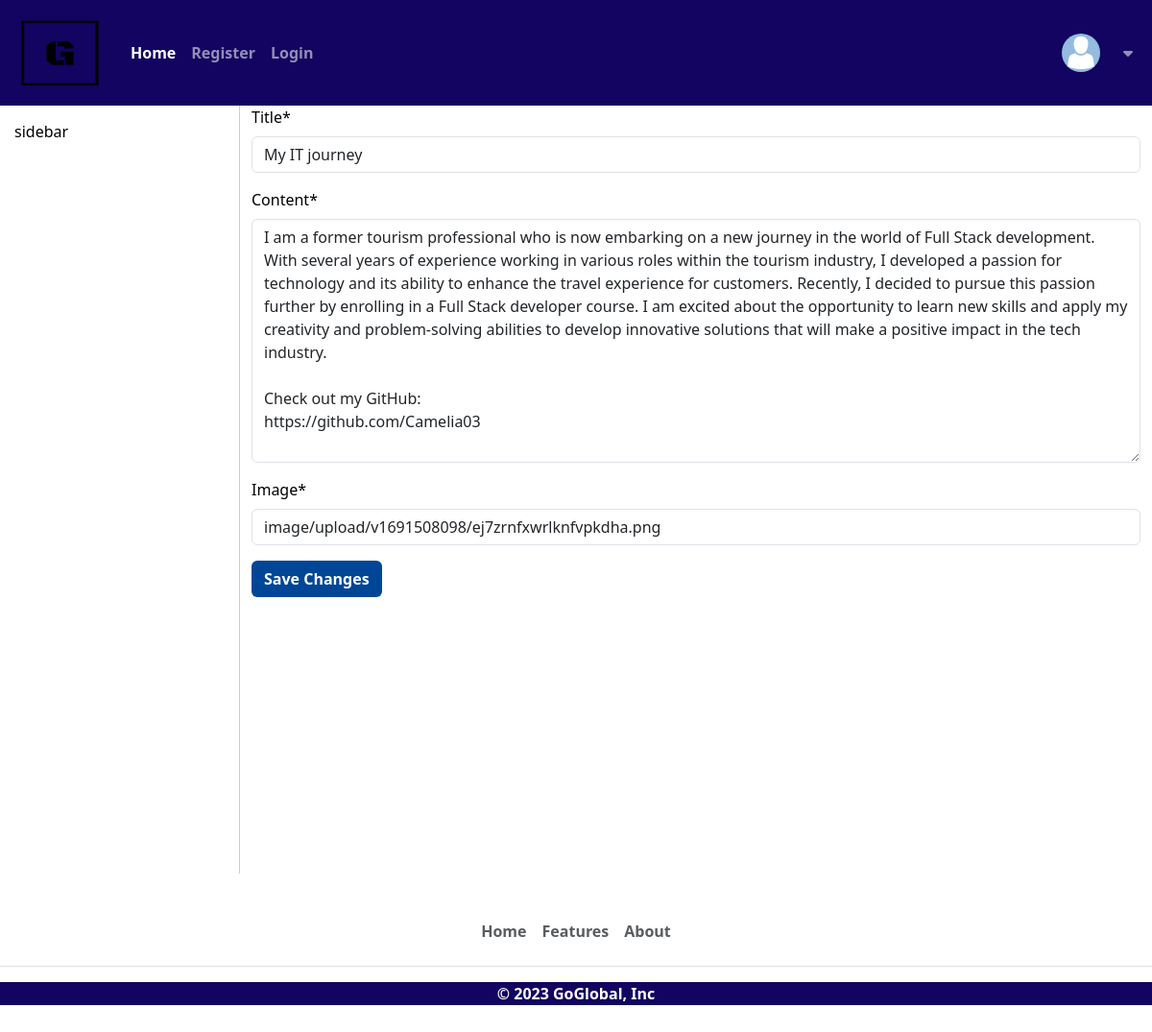
The app's page /forum/post/16/edit, older data.
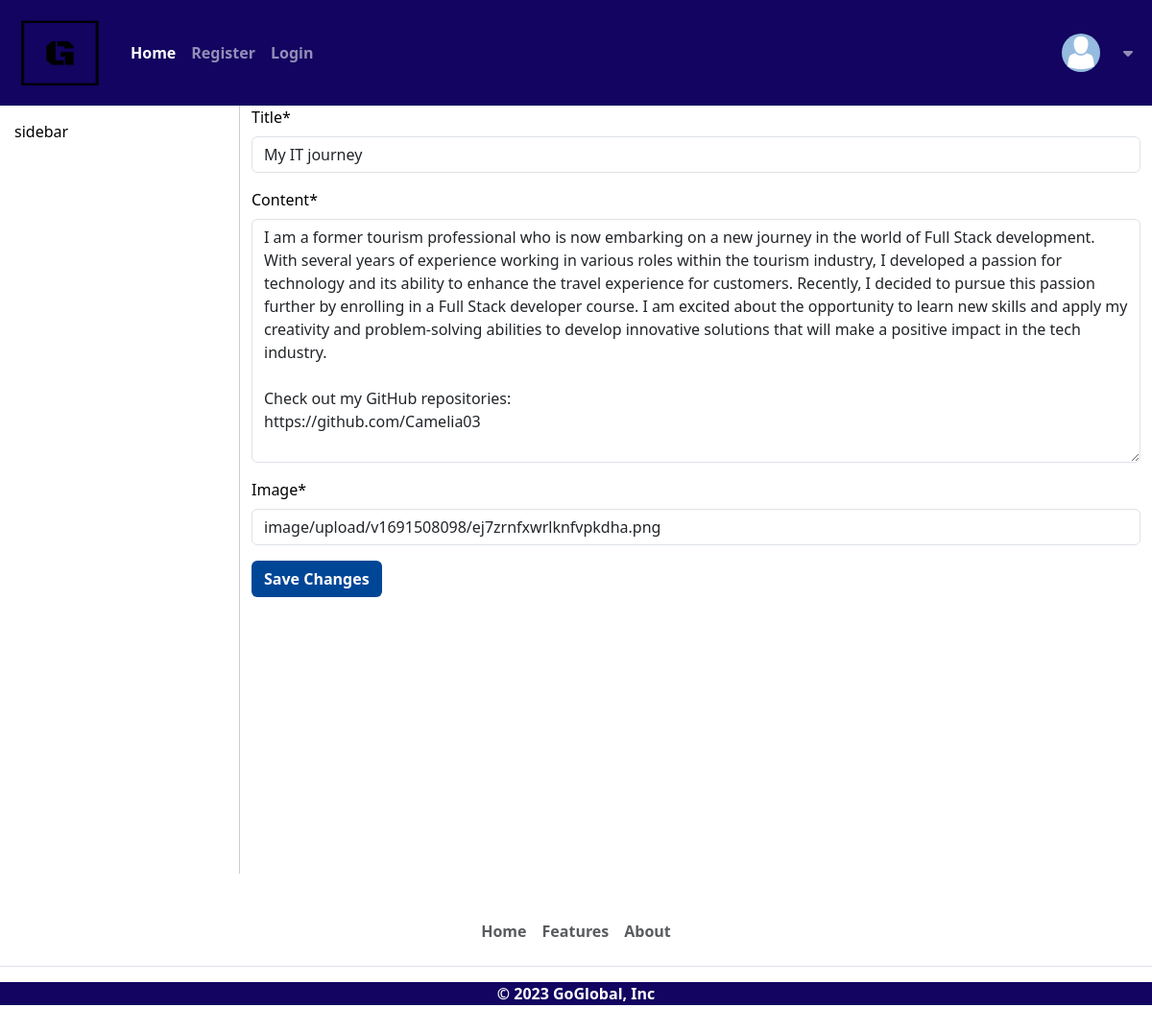
The same page, newer data.
### forum/models.py (models this page shows, shortened)
class Post(models.Model):
    title = models.CharField(max_length=200)
    content = models.TextField()
    created_on = models.DateTimeField(auto_now=True)
    user = models.ForeignKey(User, on_delete=models.CASCADE)
    image = CloudinaryField('image')

### forum/views.py (the view, shortened to what this page needs)
# urls.py: path('post/<int:pk>/edit', views.PostEdit.as_view(), name='post_edit'),
class PostEdit(generic.edit.UpdateView):
    model = Post
    fields = ["title", "content", "image"]
    template_name = "post_edit.html"

### templates/post_edit.html (shortened to what this page needs)
{% extends "base.html" %}
{% block content %}
{% load crispy_forms_tags %}
<form method="POST" enctype="multipart/form-data">
    {{ form | crispy }}
    <button type="submit" class="btn btn-blue text-bold btn-md">Save Changes</button>
</form>
{% endblock %}

### templates/base.html (shortened to what this page needs)
{% load static %}
<!DOCTYPE html>
<html lang="en">
<head>
  <link href="https://cdn.jsdelivr.net/npm/bootstrap@5.3.1/dist/css/bootstrap.min.css" rel="stylesheet"
 />
  <link rel="stylesheet" href="{% static 'css/style.css' %}" />
</head>
<body>
  <nav class="navbar navbar-expand-lg bg-blue navbar-dark text-bold">
    <div class="container-fluid">
      <a class="navbar-brand" href="#">
        <img src="{% static 'media/goglobal1-logo.png' %}" alt="GoGlobal's logo" width="100" height="84" />
      </a>
      <div class="collapse navbar-collapse" id="navbarText">
        <ul class="navbar-nav me-auto mb-2 mb-lg-0">
          <li class="nav-item">
            <a class="nav-link active" aria-current="page" href="{% url 'index' %}">Home</a>
          </li>
          {% if not user.is_authenticated %}
          <li class="nav-item">
            <a class="nav-link" href="{% url 'signup' %}">Register</a>
          </li>
          <li class="nav-item">
            <a class="nav-link" href="{% url 'login' %}">Login</a>
          </li>
          {% endif %}
        </ul>
        <ul class="navbar-nav ml-auto">
          <li class="nav-item dropdown">
            <div class="nav-link" id="profileDropdown" role="button" data-bs-toggle="dropdown" aria-expanded="false">
              <div class="row flex-nowrap align-items-center">
                <div class="col">
                  {% include 'user_avatar.html' with user=user %}
                </div>
                <div class="col"><i class="fa-solid fa-caret-down"></i></div>
              </div>
            </div>
          </li>
        </ul>
      </div>
    </div>
  </nav>
  <div class="container-fluid">
    <div class="row flex-nowrap">
      <div class="sidebar">
        sidebar
      </div>
      <main class="flex-fill">
        {% block content %}
        {% endblock %}
      </main>
    </div>
  </div>
  <footer class="py-3 my-4 text-bold">
    <ul class="nav justify-content-center border-bottom pb-3 mb-3">
      <li class="nav-item">
        <a href="#" class="nav-link px-2 text-muted">Home</a>
      </li>
      <li class="nav-item">
        <a href="#" class="nav-link px-2 text-muted">Features</a>
      </li>
      <li class="nav-item">
        <a href="#" class="nav-link px-2 text-muted">About</a>
      </li>
    </ul>
    <p class="text-center bg-blue text-bold">© 2023 GoGlobal, Inc</p>
  </footer>
</body>
</html>

### templates/user_avatar.html (shortened to what this page needs)
{% load static %}
<div class="d-flex align-items-center flex-nowrap">
    <div class="col ratio ratio-1x1 avatar-wrapper flex-grow-0">
        {% if not user.profile.avatar %}
        <div class="rounded-circle avatar-small"
            style="background-image: url({% static 'media/avatar_profile.png' %});"> </div>
        {% else %}
        <div class="rounded-circle avatar-small" style="background-image: url({{ user.profile.avatar.url }});"></div>
        {% endif %}
    </div>
</div>

### static/css/style.css (style rules this page uses)
body { background-color: white; color: black; }
.text-bold { font-weight: bold; }
.btn-blue { background-color: #004696; color: #fff; }
.bg-blue { background-color: #120460; color: white; }
.sidebar { min-height: 100vh; border-right: 1px solid #ccc; padding: 15px; width: 250px; }
.avatar-small { background-size: cover; }
.avatar-wrapper { display: inline-block; min-width: 40px; height: 40px; }

Row changes from the older to the newer data that the page shows:
changed Post "My IT journey": content "…industry. Check out my GitHub: https://github.com/Camelia03" → "…industry. Check out my GitHub repositories: https://github.com/Camelia03"
